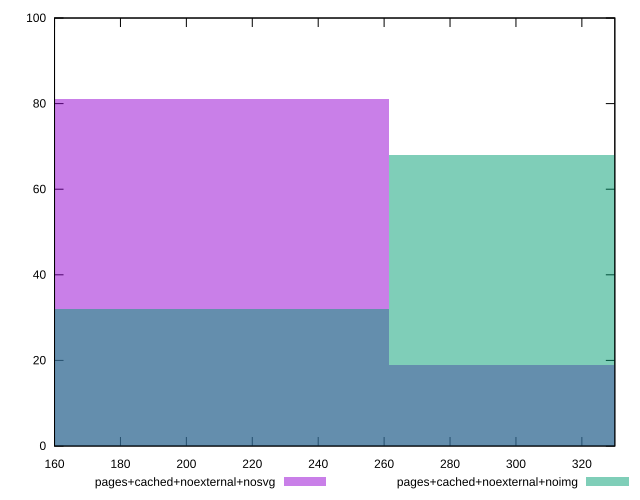

gnuplot code for this plot:
reset

$pagesCachedNoexternalNosvg <<EOF
174.24250410029617 81
348.48500820059235 19
EOF

$pagesCachedNoexternalNoimg <<EOF
348.48500820059235 68
174.24250410029617 32
EOF

set key outside below
set boxwidth 174.24250410029617
set xrange [160:330]
set yrange [0:100]
set trange [0:100]
set style fill transparent solid 0.5 noborder
set terminal svg size 640, 500 enhanced background rgb 'white'
set output "report_00008_2021-01-22T20:58:29.167/uses-http2/comparison/histogram/7_vs_8.svg"

plot $pagesCachedNoexternalNosvg title "pages+cached+noexternal+nosvg" with boxes, \
     $pagesCachedNoexternalNoimg title "pages+cached+noexternal+noimg" with boxes

reset
